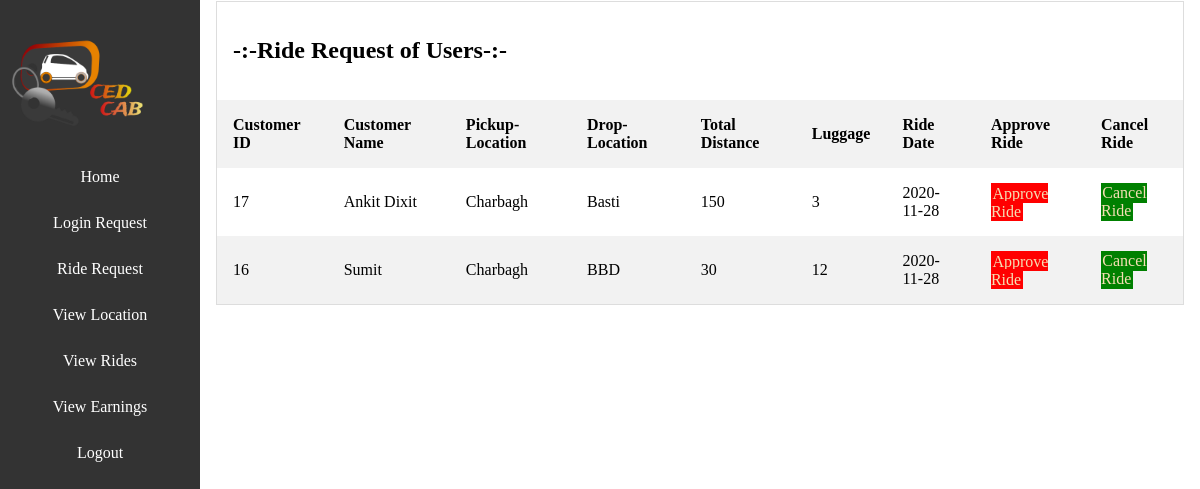
The page /admin/riderequest.php (signed in) on the database its author committed.
### tables this page shows
CREATE TABLE `tbl_ride` (
  `ride_id` int(11) NOT NULL,
  `ride_date` date NOT NULL,
  `from` varchar(50) NOT NULL,
  `to` varchar(50) NOT NULL,
  `cab_type` varchar(50) NOT NULL,
  `total_distance` varchar(10) NOT NULL,
  `luggage` varchar(10) NOT NULL,
  `total_fare` varchar(10) NOT NULL,
  `status` int(1) NOT NULL,
  `customer_user_id` int(11) NOT NULL
);

CREATE TABLE `tbl_user` (
  `user_id` int(11) NOT NULL,
  `user_name` varchar(50) NOT NULL,
  `name` varchar(50) NOT NULL,
  `dateofsignup` datetime NOT NULL,
  `mobile` varchar(10) NOT NULL,
  `isblock` tinyint(1) NOT NULL,
  `password` varchar(500) NOT NULL,
  `is_admin` tinyint(1) NOT NULL
);

### class/Dbcon.php (called while the page is built, shortened)
<?php
class Dbcon
{
    public function __construct()
    {
        $this->conn = new mysqli("localhost", "root", "", "cab");
    }
}

### class/Rides.php (called while the page is built, shortened)
<?php
class Rides
{
    public function riderequest($conn)
    {
        $a=array();
        $sql= "SELECT * FROM `tbl_user` INNER JOIN `tbl_ride` ON `tbl_user`.`user_id` = `tbl_ride`.`customer_user_id`";
        $result =$conn->query($sql);
        if ($result->num_rows > 0) {
            while ($row = $result->fetch_assoc()) {
                $status= $row['status'];
                if ($status == 1) {
                    array_push($a, $row);
                }
            }
            return $a;
        }
    }
}

### admin/riderequest.php (the view, shortened to what this page needs)
<?php
require "sidebar.php";
require "header.php" ;
require "../class/Dbcon.php";
require "../class/Rides.php";
?>
    <div id="wrapper">
            <?php
                        $db = new Dbcon();
                        $viewdata = new Rides();
                       $details= $viewdata->riderequest($db->conn);
            ?>
        <table>
        <tr>
        <tr>
            <td colspan="7">  <h2>-:-Ride Request of Users-:-</h2></td>
        </tr>
        <th>Customer ID</th>
        <th>Customer Name</th>
        <th>Pickup-Location</th>
        <th>Drop-Location</th>
        <th>Total Distance</th>
        <th>Luggage</th>
        <th>Ride Date</th>
        <th>Approve Ride</th>
        <th>Cancel Ride</th></tr>
<?php
foreach ($details as $key =>$ride) {
    ?>
                <tr>
                <td><?php echo $ride['customer_user_id']?></td>
                <td><?php echo $ride['name']?></td>
                <td><?php echo $ride['from']?></td>
                <td><?php echo $ride['to']?></td>
                <td><?php echo $ride['total_distance']?></td>
                <td><?php echo $ride['luggage']?></td>
                <td><?php echo $ride['ride_date']?></td>
                <td><a href="approveride.php?id=<?php echo $ride['ride_id']?>" class="approve-css">Approve Ride</a></td>
                <td><a href="cancelride.php?id=<?php echo $ride['ride_id']?>" class="delete-css">Cancel Ride</a></td>
                </tr>
<?php }
    ?>
</table>
    </div>

### admin/css/style.css (style rules this page uses)
body { margin:0 ; padding: 0; }
#wrapper { margin-left: 200px; padding: 1px 16px; }
table { border-collapse: collapse; border-spacing: 0; width: 100%; border: 1px solid #ddd; }
th, td { text-align: left; padding: 16px; }
tr:nth-child(odd) { background-color: #f2f2f2 !important; }
.approve-css { padding: 2%; background-color: red; text-decoration: none; color: wheat; }
.delete-css { padding: 2%; background-color: green; text-decoration: none; color: wheat }

### rows shown on the page
tbl_ride: customer_user "17", customer_user.name "Ankit Dixit", from "Charbagh", to "Basti", total_distance "150", luggage "3", ride_date "2020-11-28"
tbl_ride: customer_user "16", customer_user.name "Sumit", from "Charbagh", to "BBD", total_distance "30", luggage "12", ride_date "2020-11-28"
